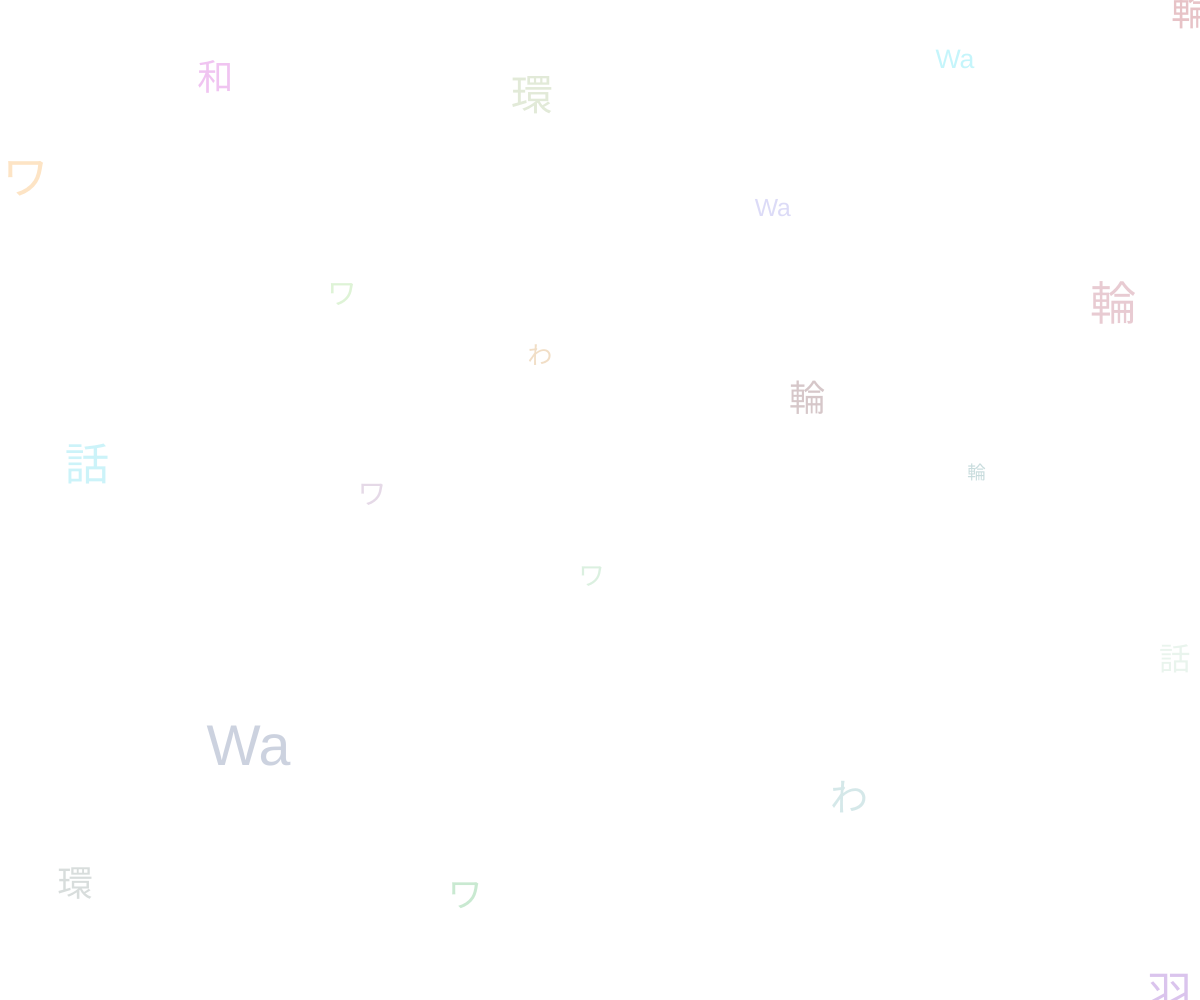
Frame 1 (no input)
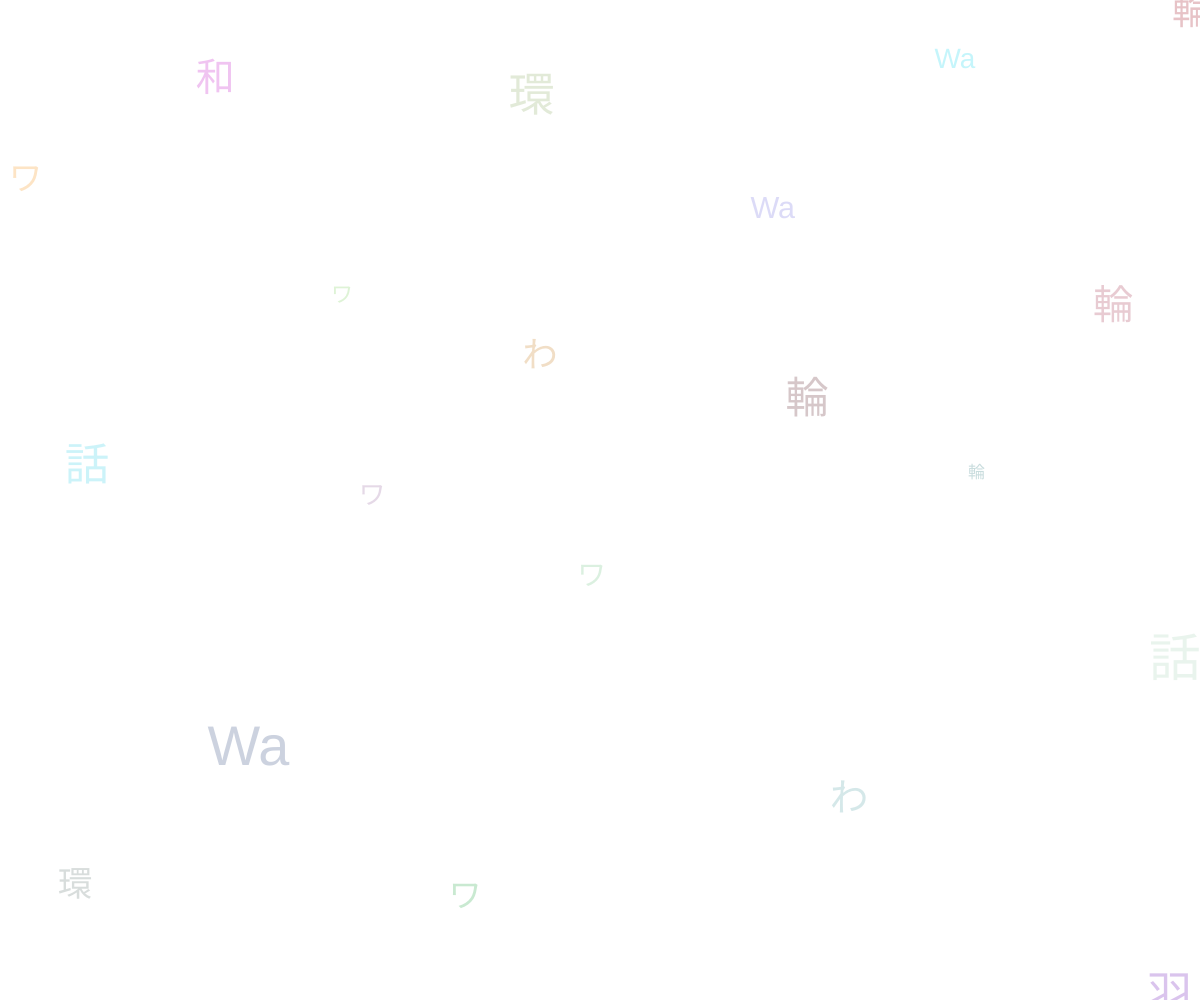
Frame 60 (no input)
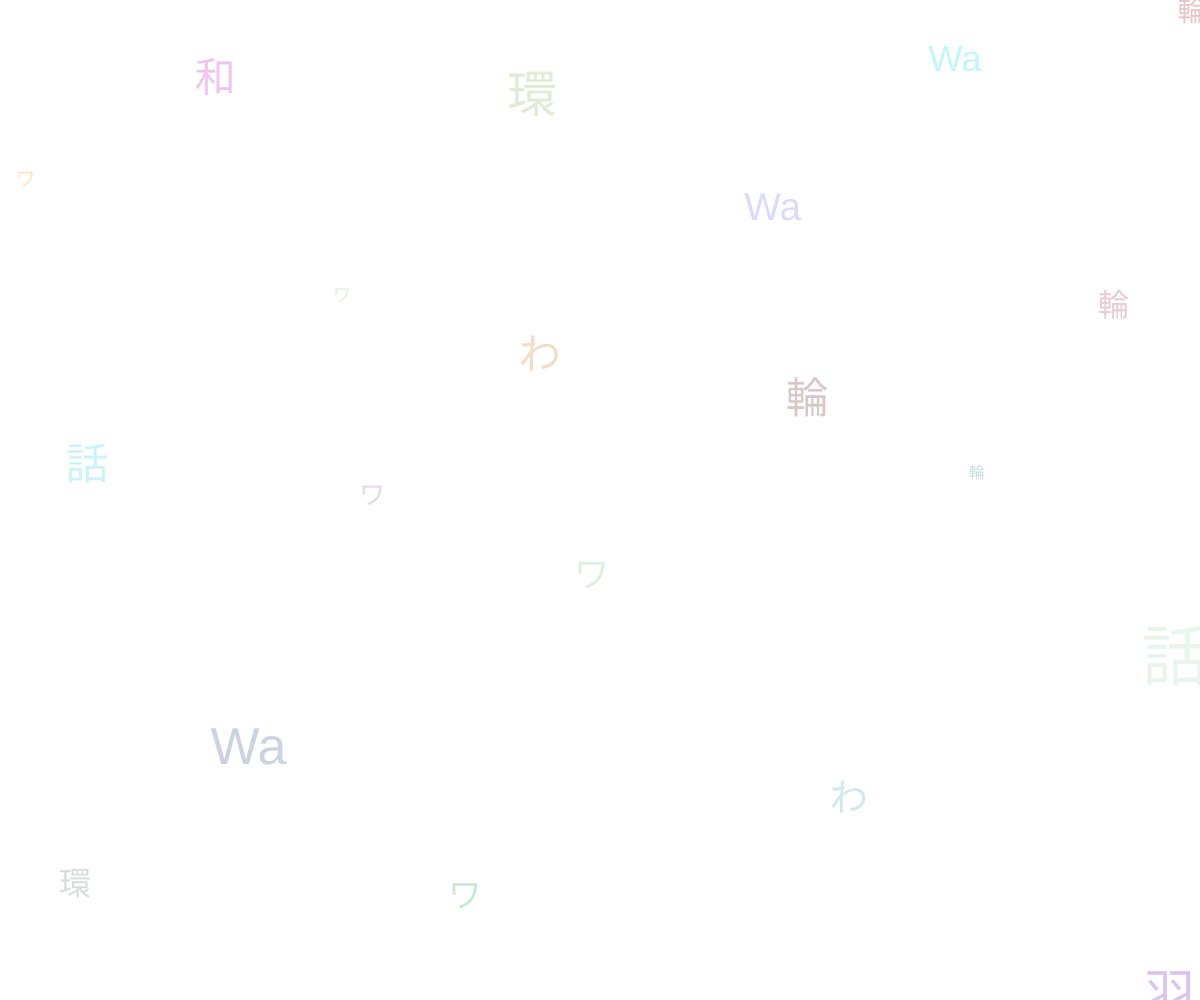
Frame 120 (the mouse pressed at the canvas centre since frame 60)

The p5.js sketch that drew these frames (run headless with seeded random() and noise() and a simulated clock; from frame 60 on, the mouse is pressed at the canvas centre):

// p5.js sketch
// ── sketch.js
let characters = ['和', '輪', '話', '環', 'わ', 'Wa', 'ワ', '羽'];
let floatTexts = [];
let maxTexts = 15;

function setup() {
  createCanvas(windowWidth, windowHeight);
  noStroke();
  textAlign(CENTER, CENTER);

  for (let i = 0; i < 50; i++) {
    addNonOverlappingText();
  }
}

function draw() {
  clear(); // 背景透明に（canvasを固定にしているので重ね描き防止）
  
  for (let ft of floatTexts) {
    ft.update();
    ft.display();
  }

  if (frameCount % 60 === 0 && floatTexts.length < maxTexts) {
    addNonOverlappingText();
  }
}

function windowResized() {
  resizeCanvas(windowWidth, windowHeight);
}

function addNonOverlappingText() {
  let tries = 100;
  while (tries-- > 0) {
    let newText = new FloatingText(random(characters));
    let overlapping = false;

    for (let other of floatTexts) {
      let d = dist(newText.x, newText.y, other.x, other.y);
      if (d < (newText.baseSize + other.baseSize) * 3) {
        overlapping = true;
        break;
      }
    }

    if (!overlapping) {
      floatTexts.push(newText);
      break;
    }
  }
}

class FloatingText {
  constructor(char) {
    this.char = char;
    this.x = random(width);
    this.y = random(height);
    this.baseSize = random(30, 60);
    this.amplitude = random(5, 20);
    this.speed = random(0.005, 0.008);
    this.phase = random(TWO_PI);
    this.color = color(random(150, 255), random(150, 255), random(150, 255), 150);
    this.size = this.baseSize;
  }

  update() {
    this.t = millis() * this.speed + this.phase;
    this.size = this.baseSize + sin(this.t) * this.amplitude;
  }

  display() {
    fill(this.color);
    textSize(this.size);
    text(this.char, this.x, this.y);
  }
}

// ── style.css
CSS

海賊王に俺はなれた
